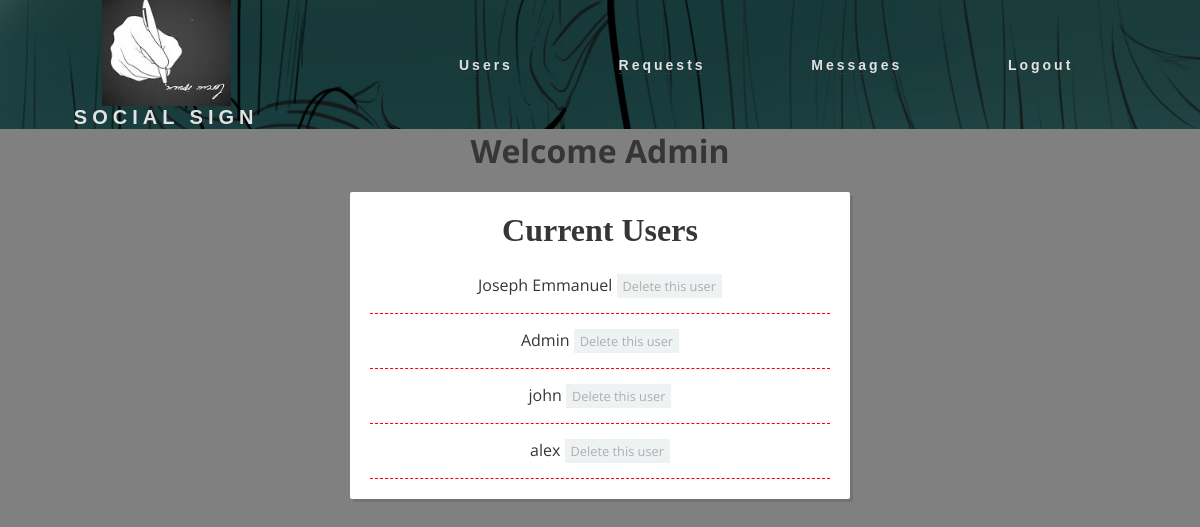
/admin_users.php (signed in), run on the app's committed database.
### tables this page shows
CREATE TABLE `users` (
  `idUsers` int(11) NOT NULL,
  `uidUsers` tinytext NOT NULL,
  `emailUsers` tinytext NOT NULL,
  `pwdUsers` longtext NOT NULL
);

### admin_users.php (the view, shortened to what this page needs)
<?php
require_once 'includes/init.inc.php';
$itemsQuery=$db->prepare("select * from users");
$itemsQuery->execute();
$items=$itemsQuery->rowCount()?$itemsQuery:[];
?>
<!doctype html>
<html lang="en">
<head>
    <link  href="assets/css/pstyle.css" rel="stylesheet">
    <link  href="css/style.css" rel="stylesheet">
    <link rel="stylesheet" href="assets/css/style.css">
    <link rel="stylesheet" href="assets/css/slideshow.css">
    <link rel="stylesheet" href="assets/css/heading.css">
    <link rel="stylesheet" href="assets/css/login.css">
    <link rel="stylesheet" href="assets/css/sign_up.css">
    <link  href="assets/css/pstyle.css" rel="stylesheet">
</head>
<body>
<nav>
    <div class="logo">
        <img class="logoimage" src="assets/icons/Logo.png" alt="">
        <h4>SOCIAL SIGN</h4>
    </div>
    <ul class="nav-links">
        <li>
            <a href="admin_users.php">Users</a></li>
        <li class="id1">
            <a href="admin_petitions.php">Requests</a>
        </li>
        <li class="id1">
            <a href="#">Messages</a>
        </li>
        <li class="id1">
            <a href="index.php">Logout</a>
        </li>
    </ul>
</nav>
<div class="typewriter">
    <h1>Welcome Admin</h1>
    <div class="list">
        <h1 class="header"> Current Users</h1>
        <?php if (!empty($items)):?>
            <ul class="items">
                <?php foreach ($items as $item):?>
                    <li><span class="item"><?php echo $item['uidUsers']; ?> </span>
                            <a href="admin_mark.php?as=done&item=<?php echo $item['idUsers']; ?>" class="done-button"> Delete this user</a>
                    </li>
                <?php endforeach;?>
            </ul>
        <?php else:?>
            <p>You haven't have  any items to approve yet</p>
        <?php endif;?>
    </div>
</body>
</html>

### assets/css/pstyle.css (style rules this page uses)
body { background-color: grey; }
body,input { font: 1em "Open Sans",sans-serif; color: #363639; }
a { text-decoration: none; border-bottom: 1px dashed #363639; }
.list { background-color: white; margin: 20px auto; width: 100%; max-width: 500px; padding: 20px; border-radius: 2px; box-shadow: 3px 3px 0 rgba(0,0,0,.1); box-sizing: border-box; }
.list .header { font-family: "Shadows Into light Two",cursive; margin:0 0 10px 0; }
.items { margin: 0; padding: 0; list-style-type: none; }
.items li,body > div > form > input.input { border: 0; border-bottom: 1px dashed red; padding:15px 0; }
.done-button { display: inline-block; font-size: 0.8em; background-color: #d9dfe1; color: #363639; padding:3px 6px; border: 0; opacity: 0.4; }

### assets/css/style.css (style rules this page uses)
* { margin: 0px; padding: 0px; box-sizing: border-box; }
nav { display: flex; justify-content: space-around; align-items: center; min-height: 8vh; background-image: url("images/navbackground.jpg"); background-color: #5d4954; font-family: 'Poppins',sans-serif; }
.logo { color: rgb(226, 226, 226); text-transform: uppercase; letter-spacing: 5px; font-size: 20px; }
.nav-links { display: flex; justify-content: space-around; width: 30%; }
.nav-links li { list-style: none; padding: 0px; }
.nav-links a { color: rgb(226, 226, 226); text-decoration: none; letter-spacing: 3px; font-weight: bold; font-size: 14px; }
@media screen and (max-width:1368px) { .nav-links { display: flex; justify-content: space-around; width: 60%; } }
.logoimage { display: block; margin-left: auto; margin-right: auto; float: center; max-width: 70%; max-height: 70%; }

### assets/css/slideshow.css (style rules this page uses)
* { box-sizing: border-box; }
body { font-family: Verdana, sans-serif; }
img { vertical-align: middle; }

### assets/css/heading.css (style rules this page uses)
body { margin:0px; font-family:'Roboto'; text-align:center; }

### assets/css/login.css (style rules this page uses)
*, *:before, *:after { -moz-box-sizing: border-box; -webkit-box-sizing: border-box; box-sizing: border-box; }
body { background: #272125; font-family: 'Roboto', sans-serif; }

### assets/css/sign_up.css (style rules this page uses)
a { color: dodgerblue; }

### data on the page
users: uidUsers "Joseph Emmanuel"
users: uidUsers "Admin"
users: uidUsers "john"
users: uidUsers "alex"
